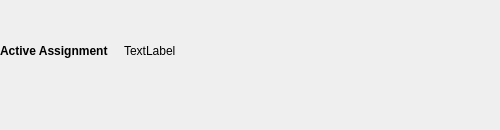
                  <widget class="QWidget" name="ResetHotkeyTab">
                   <attribute name="title">
                    <string>Reset</string>
                   </attribute>
                   <widget class="QWidget" name="verticalLayoutWidget_3">
                    <property name="geometry">
                     <rect>
                      <x>-10</x>
                      <y>-10</y>
                      <width>491</width>
                      <height>121</height>
                     </rect>
                    </property>
                    <layout class="QVBoxLayout" name="verticalLayout_5">
                     <property name="leftMargin">
                      <number>10</number>
                     </property>
                     <property name="topMargin">
                      <number>10</number>
                     </property>
                     <property name="rightMargin">
                      <number>10</number>
                     </property>
                     <property name="bottomMargin">
                      <number>10</number>
                     </property>
                     <item>
                      <widget class="QSplitter" name="splitter_2">
                       <property name="sizePolicy">
                        <sizepolicy hsizetype="Preferred" vsizetype="Preferred">
                         <horstretch>0</horstretch>
                         <verstretch>0</verstretch>
                        </sizepolicy>
                       </property>
                       <property name="orientation">
                        <enum>Qt::Orientation::Vertical</enum>
                       </property>
                       <widget class="QWidget" name="layoutWidget_2">
                        <layout class="QHBoxLayout" name="horizontalLayout_6">
                         <item>
                          <widget class="QLabel" name="ResetTabActiveAssignmentSubtext">
                           <property name="sizePolicy">
                            <sizepolicy hsizetype="Fixed" vsizetype="Preferred">
                             <horstretch>0</horstretch>
                             <verstretch>0</verstretch>
                            </sizepolicy>
                           </property>
                           <property name="font">
                            <font>
                             <italic>false</italic>
                             <bold>true</bold>
                             <underline>false</underline>
                             <hintingpreference>PreferDefaultHinting</hintingpreference>
                            </font>
                           </property>
                           <property name="text">
                            <string>Active Assignment</string>
                           </property>
                           <property name="margin">
                            <number>0</number>
                           </property>
                          </widget>
                         </item>
                         <item>
                          <widget class="QLabel" name="ResetTabActiveAssignmentLabel">
                           <property name="sizePolicy">
                            <sizepolicy hsizetype="Preferred" vsizetype="Preferred">
                             <horstretch>0</horstretch>
                             <verstretch>0</verstretch>
                            </sizepolicy>
                           </property>
                           <property name="text">
                            <string>TextLabel</string>
                           </property>
                           <property name="indent">
                            <number>10</number>
                           </property>
                          </widget>
                         </item>
                        </layout>
                       </widget>
                      </widget>
                     </item>
                    </layout>
                   </widget>
                  </widget>
